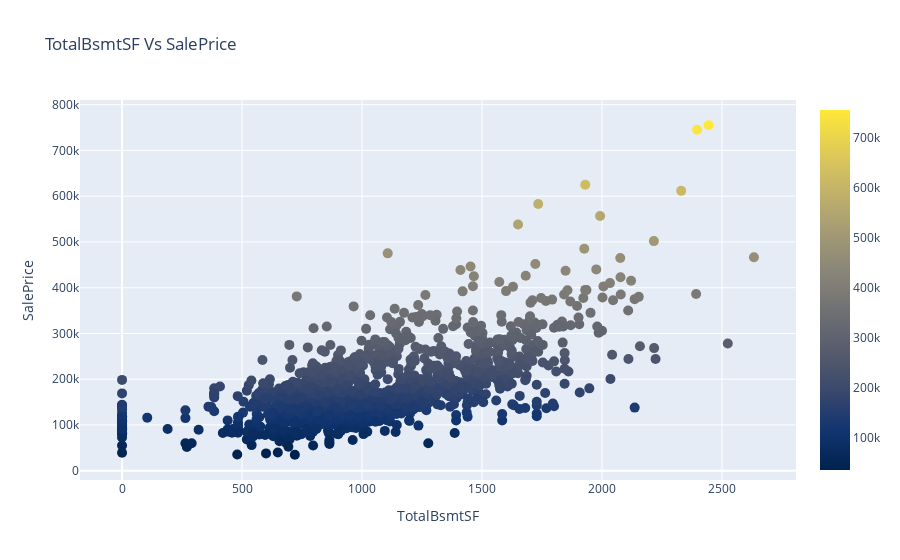

Notebook code for this chart:
### Code cell
df_train.drop(df_train[df_train.TotalBsmtSF>3000].index, inplace = True) #removing outliers without Y parameters
df_train.reset_index(drop = True, inplace = True)
scatter_plot(df_train.TotalBsmtSF, df_train.SalePrice, 'TotalBsmtSF Vs SalePrice', 'TotalBsmtSF', 'SalePrice', 10, 'Cividis')

### Figure 1 — Plotly figure (JSON) as saved in the notebook; plotly's stock layout.template omitted (floating-point values rounded to 4 significant figures; data arrays with more than 128 entries replaced by an {"elided": "..."} marker saying what was removed)
{"data": [{"marker": {"color": {"elided": "1455 int values"}, "colorscale": [[0, "#00224e"], [0.1111, "#123570"], [0.2222, "#3b496c"], [0.3333, "#575d6d"], [0.4444, "#707173"], [0.5556, "#8a8678"], [0.6667, "#a59c74"], [0.7778, "#c3b369"], [0.8889, "#e1cc55"], [1, "#fee838"]], "showscale": true, "size": 10}, "mode": "markers", "type": "scatter", "x": {"elided": "1455 int values"}, "y": {"elided": "1455 int values"}}], "layout": {"hovermode": "closest", "title": {"text": "TotalBsmtSF Vs SalePrice"}, "xaxis": {"title": {"text": "TotalBsmtSF"}}, "yaxis": {"title": {"text": "SalePrice"}}}}
